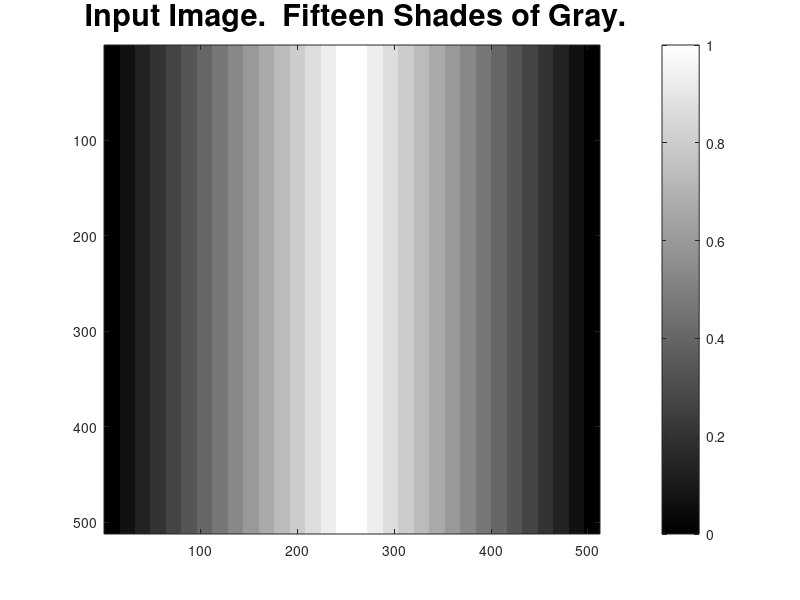
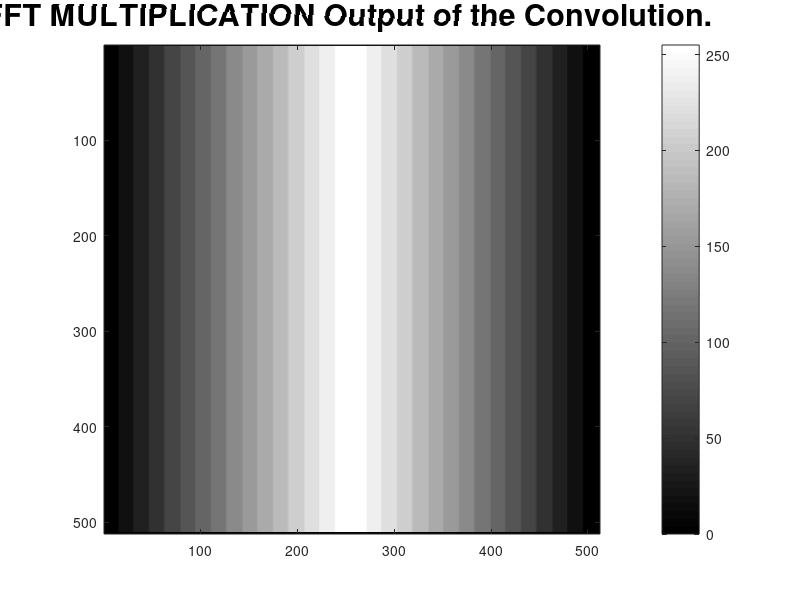
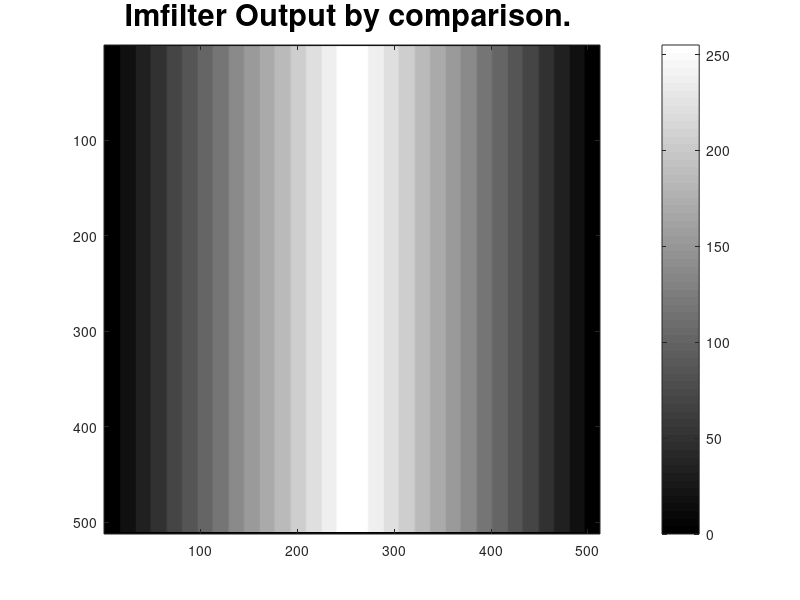
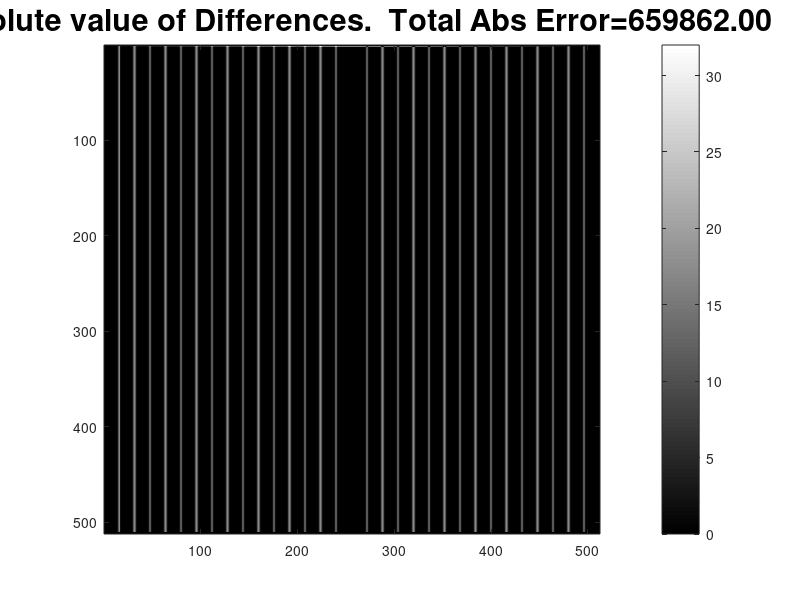

Recreate these plots in MATLAB, in order.
function Check_that_FFT_Mul_is_Convolution_v513_INTENTIONALLY_WRONG()
% Assure that multiplication in FFT is same as imfilter() with flipped filter.
% 25-Sep-2016
%
% Modified to version 512 on 01-Mar-2018
%
% Thomas Kinsman
%
FFS = 22;       % Figure font size.

    % If you missed the movie, here's "17 Shades of Gray", and black... 
    % (There was a movie "50 Shades of Gray".
    %
    % Spread the line out width wise to 512 pixels wide by first replicating each pixel
    % vertically and then vectorizing the entire image into one column vector.
    %
    % Then replicate that line so it is 512 pixels up and down.
    % That gives us one image that is (512x512).  The FFT likes
    % images that are even powers of 2.
    %
    im_values   = uint8([0:17:255 255:-17:0]);  % Create a Column vector with zeros on the outsides.
    im_order    = repmat( im_values, 16, 1 );   % Replicate pixels 16 times up and down.
    im_line     = im_order(:).';                % Make into a single line.
    im_in_uint8 = repmat( im_line, 512, 1 );    % Form the input image.
    im_in_dbl   = im2double( im_in_uint8 );

    fig1 = figure('Position', [1 1 900 900 ], 'Color','w');
    imagesc( im_in_dbl );
    colormap(gray(256));
    title('\bf Input Image.  Fifteen Shades of Gray.', 'FontSize', FFS );
    colorbar();


    %
    %   Here is a local smoothing filter.
    %   Use your favorite filter:
    %
    my_fav_fltr       = [   1     4     6     4     1
                            4    16    24    16     4
                            6    24    36    24     6
                            4    16    24    16     4
                            1     4     6     4     1 ] / 256;

    % Over-riding to make it not symmetrical:
    my_fav_fltr       = [   2     8     6     0     0
                            8    32    24     0     0
                           12    48    36     0     0
                            8    32    24     0     0
                            2     8     6     0     0 ] / 256;
    
    % Here we zero padd the filter, so that is at the center of the (512x512) image.
    % It has to be the same size as the image so that we can do the multiplication.
    dims                                                = size( im_in_dbl );
    edg_fltr                                            = double( zeros( dims ) );
    edg_fltr( (dims(1)/2) + [-2:2], (dims(2)/2)-2 )     = my_fav_fltr(:,1);
    edg_fltr( (dims(1)/2) + [-2:2], (dims(2)/2)-1 )     = my_fav_fltr(:,2);
    edg_fltr( (dims(1)/2) + [-2:2], (dims(2)/2)+0 )     = my_fav_fltr(:,3);
    edg_fltr( (dims(1)/2) + [-2:2], (dims(2)/2)+1 )     = my_fav_fltr(:,4);
    edg_fltr( (dims(1)/2) + [-2:2], (dims(2)/2)+2 )     = my_fav_fltr(:,5);
    
    
    
    %
    % Flip the filter -- top to bottom, and left to right, to get the convolution.
    % Oh, rats, we used a symmetrical filter.
    %
%     edg_fltr_flipped = imrotate( edg_fltr, 180 );
    
    warning('On Line 69 or so, the filter is flipped back to the wrong way -- intentionally');
    edg_fltr_flipped = edg_fltr;                    % THIS IS WRONG -- FORGETS TO FLIP THE FILP THE FILTER.

    
    %
    %  Now compute the convolution in the Fourier domain
    %
    im_fft              = fftshift( fft2( im_in_dbl ) );
    edg_fft             = fftshift( fft2( edg_fltr_flipped ) );
    product_fft         = im_fft .* edg_fft;
    fft_output          = abs( ifftshift( ifft2( product_fft ) ) );
    fft_output_uint8    = uint8( fft_output * 255 );
    
    %
    %  Clean up the edges from the FFT manually, to avoid edge effects.
    %  The input image has a wicked step wedge from right most pixel values (255) 
    %  to the left most pixels (0).  And the FFT assumes that things wrap around.
    %
    EW                                  = 1;                        % Edge width
    fft_output_uint8(:,1:EW)            = 0;
    fft_output_uint8(:,end-EW:end)      = 0;
    fft_output_uint8(1:EW,:)            = 0;
    fft_output_uint8(end-EW:end,:)      = 0;


    %
    %  Do it all in one line:
    %
    imfilter_output = imfilter( im_in_uint8, my_fav_fltr, 'same', 'repl' );
    
    imfilter_output(:,1:EW)            = 0;
    imfilter_output(:,end-EW:end)      = 0;
    imfilter_output(1:EW,:)            = 0;
    imfilter_output(end-EW:end,:)      = 0;
    
    
    %
    %  Compute the absolute differences:
    %
    im_abs_errors         = imabsdiff( imfilter_output, fft_output_uint8 );
    ttl_err               = sum( im_abs_errors(:) );
    

    
    % Display and compare the results.
    %
    % Other artifacts show up, such as the line down the middle.
    fig2 = figure('Position', [100 10 900 900]);
    imagesc( fft_output_uint8 );
    title('FFT MULTIPLICATION Output of the Convolution. ', 'FontSize', FFS );
    colormap(gray);
    colorbar;


    % We see that imfilter, which does what we want,
    % gets the opposite of what the ifft( fft*fft) generates.
    %
    fig3 = figure('Position', [600 10 900 900]);
    imagesc( imfilter_output );
    title('Imfilter Output by comparison. ', 'FontSize', FFS );
    colormap(gray);
    colorbar;
    
    
    % Show the absolute value of the differences, with the total abs error
    %
    fig4 = figure('Position', [400 10 900 900]);
    imagesc( im_abs_errors );
    ttl_txt = sprintf('Absolute value of Differences.  Total Abs Error=%6.2f', ttl_err );
    title(ttl_txt, 'FontSize', FFS );
    colormap(gray(128));
    colorbar;
    
    figure( fig4 );
    figure( fig3 );
    figure( fig2 );
    figure( fig1 );

end
